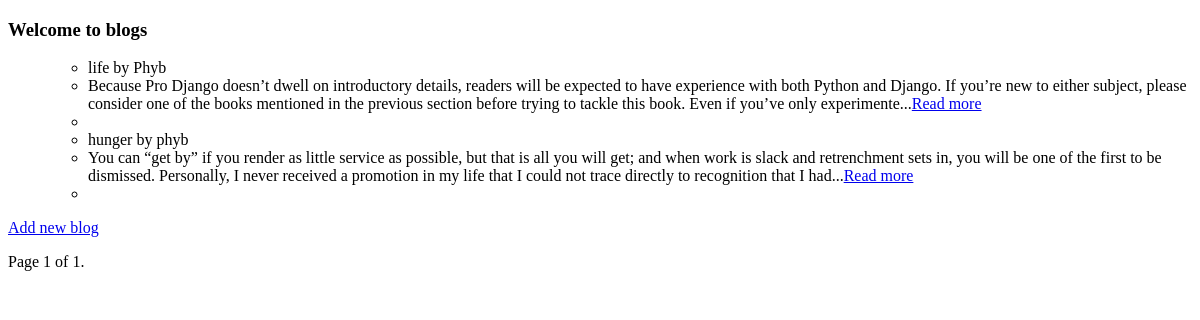
/, run on an earlier commit of the app's database.
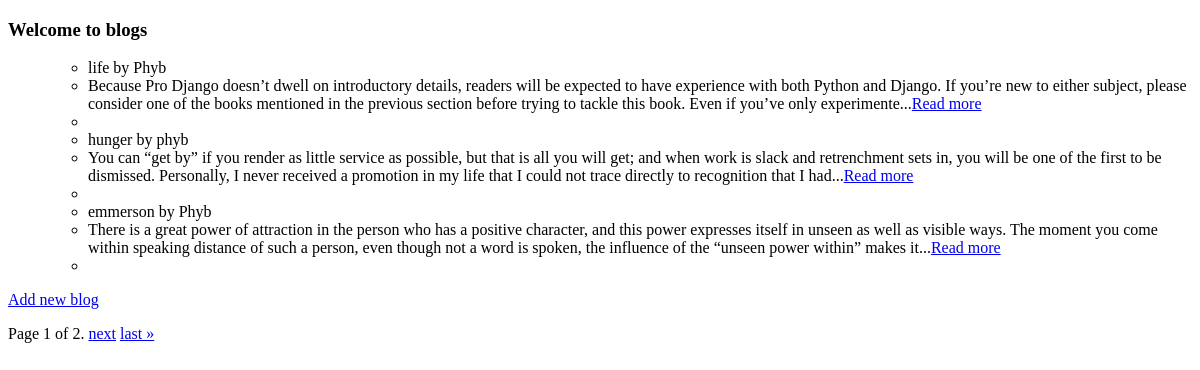
And on a later commit of the database.
### pages/models.py (models this page shows, shortened)
class Blog(models.Model):
    title = models.CharField(max_length=255)
    author = models.CharField(max_length=50)
    image = models.ImageField(upload_to='uploads/', height_field=None, width_field=None, max_length=None)
    text = models.TextField()

### pages/views.py (the view)
# urls.py: path('', views.BlogList.as_view() , name='index'),
class BlogList(ListView):
    model = Blog
    context_object_name = 'blogs'
    paginate_by = 3 # adds a paginator and a page_obj to the context
    template_name='pages/index.html'

### pages/templates/pages/index.html (shortened to what this page needs)
{% extends 'pages/base.html' %}
{% block content %}
<h3>Welcome to blogs </h3>
<ul>
    {% for blog in blogs %}
    <ul>
        <li>{{blog.title}} by {{blog.author}}</li>
        <li>{{blog.text|slice:'300'}}...<a href='{% url "pages:blog" blog.id %}'>Read more</a></a></li>
        <li>
    </ul>
    {% endfor %}
</ul>
<p><a href="{% url 'pages:blog_add' %}">Add new blog</a></p>
{% include 'pages/pagination.html' %}
{% endblock content %}

What changed in the data, as far as the page shows it:
added Blog: title "emmerson", author "Phyb", text "There is a great power of attraction in the person who has a positive character, and this power expresses itself in unseen as well as visible ways. The moment you come within speaking distance of such a person, even though not a word is spoken, the influence of the “unseen power within” makes it"
Also different on the page:
{{ page_obj.paginator.num_pages }}: "1" → "2"
text now shown: "next last »"
